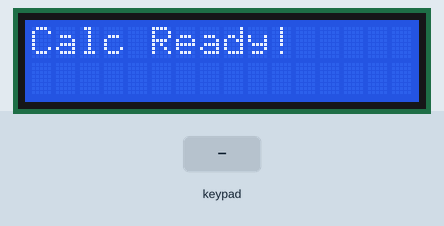
Simulated run of this sketch. Board: Arduino Uno, built with avr-gcc and run on an emulated ATmega328P. On the bench: 16×2 character LCD. The test bench sets the inputs (shaded band).

Above: at 0.1 s.
2.3 s: keypad keys 7 + 5 = pressed 0.4 s apart
At 4.2 s:
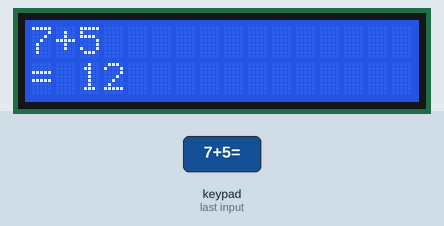
5.4 s: key '+' pressed
At 6.6 s:
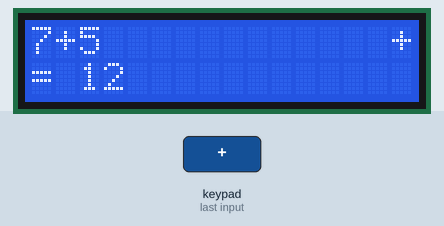
6.9 s: keypad keys 6 * 7 = pressed 0.4 s apart
At 9.0 s:
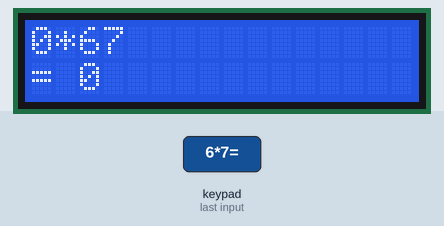
10.0 s: key '*' pressed
At 11.2 s:
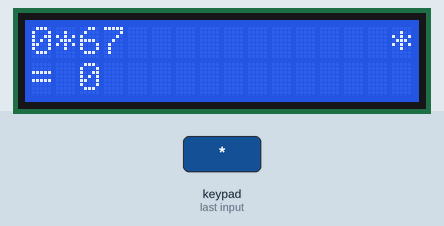
11.5 s: keypad keys 9 - 4 = pressed 0.4 s apart
At 13.7 s:
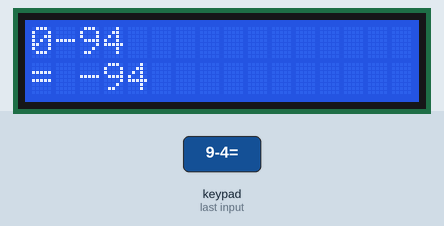
14.6 s: key '=' pressed
At 15.4 s:
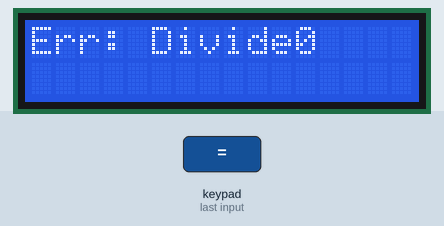
Timing chart, 0 to 17.1 s (numbered marks = the images above; inputs shaded):
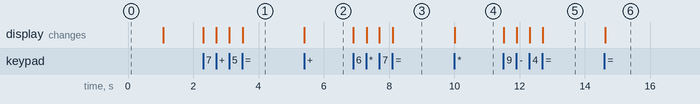

Measured:
- after the input at 2.3 s, the display: first changes at once (image 1 shows a later state)
- after the input at 5.4 s, the display: changes at once (image 2)
- after the input at 6.9 s, the display: first changes at once (image 3 shows a later state)
- after the input at 10.0 s, the display: changes at once (image 4)
- after the input at 11.5 s, the display: first changes at once (image 5 shows a later state)
- after the input at 14.6 s, the display: changes at once (image 6)

The sketch:

Code.ino
```cpp
#include <Wire.h>
#include <LiquidCrystal_I2C.h>
#include <Keypad.h>

// ================= LCD (I2C) =================
// Address is usually 0x27 or 0x3F, adjust if needed
LiquidCrystal_I2C lcd(0x27, 16, 2);

// ================= KEYPAD SETUP =================
const byte ROWS = 4, COLS = 4;
char keys[ROWS][COLS] = {
  {'1','2','3','+'},
  {'4','5','6','-'},
  {'7','8','9','*'},
  {'C','0','=','/'}
};
byte rowPins[ROWS] = {9, 8, A0, A1};
byte colPins[COLS] = {A2, A3, A4, A5};
Keypad keypad = Keypad(makeKeymap(keys), rowPins, colPins, ROWS, COLS);

// ================= CALCULATOR VARIABLES =================
String num1 = "", num2 = "";
char op = 0;
bool secondNum = false;

void setup() {
  lcd.init();       // initialize the LCD
  lcd.backlight();  // turn on backlight
  lcd.print("Calc Ready!");
  delay(1000);
  lcd.clear();
}

void loop() {
  char key = keypad.getKey();

  if (!key) return; // no key pressed

  if (key >= '0' && key <= '9') {       // Number pressed
    if (!secondNum) { num1 += key; lcd.setCursor(0,0); lcd.print(num1); }
    else { num2 += key; lcd.setCursor(0,1); lcd.print(num2); }
  }

  else if (key=='+' || key=='-' || key=='*' || key=='/') { // Operator
    op = key; secondNum = true;
    lcd.setCursor(15,0); lcd.print(op);
  }

  else if (key=='=') {                  // Calculate
    long a=num1.toInt(), b=num2.toInt(), res=0;

    if (op=='+') res=a+b;
    else if (op=='-') res=a-b;
    else if (op=='*') res=a*b;
    else if (op=='/' && b!=0) res=a/b;
    else { lcd.clear(); lcd.print("Err: Divide0"); return; }

    lcd.clear();
    lcd.print(a); lcd.print(op); lcd.print(b);
    lcd.setCursor(0,1); lcd.print("= "); lcd.print(res);

    // reset for next calc
    num1=num2=""; op=0; secondNum=false;
  }

  else if (key=='C') {                  // Clear
    num1=num2=""; op=0; secondNum=false;
    lcd.clear();
  }
}
```
